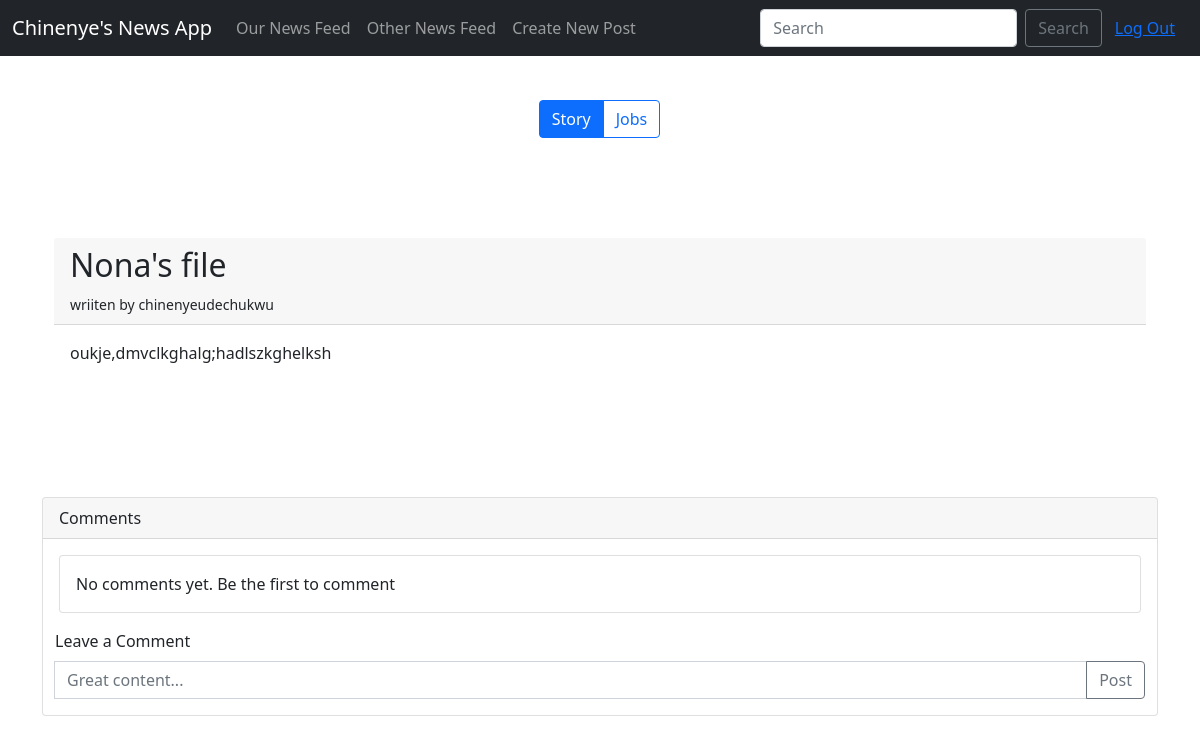
/1 (signed in), run on an earlier commit of the app's database.
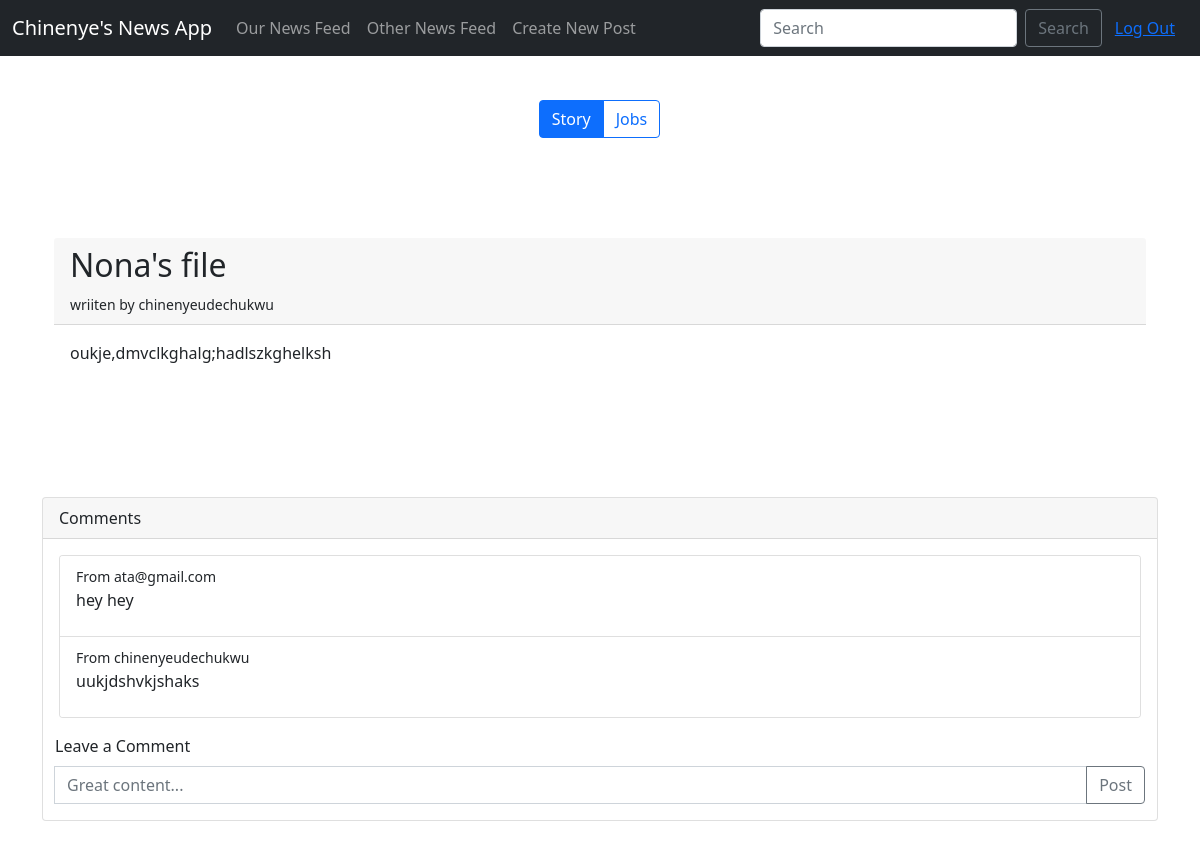
And on a later commit of the database.
### newsapi/models.py (models this page shows, shortened)
class Comments(models.Model):
    type = models.CharField(_("article type"), max_length=10, choices=ARTICLE_CHOICES, default="comment")
    by = models.ForeignKey(User, verbose_name=_("Author"), on_delete=models.CASCADE)
    time = models.DateTimeField(_("Time Created"), auto_now=True)
    parent = models.ForeignKey(OurNews, verbose_name=_("Article"), on_delete=models.CASCADE)
    text = models.CharField(_("Comment"), max_length=250)

### newsapi/views.py (the view)
# urls.py: path("<int:news_id>", views.our_news_details, name="our_news_details"),
@login_required
def our_news_details(request, news_id):
    our_news = get_object_or_404(OurNews, id=news_id)
    comments = Comments.objects.filter(parent=our_news).order_by('time')
    return render(request, 'newsapi/our_news_details.html', {'news': our_news, "comments": comments})

### newsapi/templates/newsapi/our_news_details.html (shortened to what this page needs)
{% extends 'base.html' %}
{% load static %}
{% block content %}
    <div class="container" style="margin-top: 100px;">
        <div class="card-header">
            <h2>{{news.title}}</h2>
        <small> wriiten by {{news.by}}</small>
        </div>
        <div class="card-body">
         <p>{{news.content}}</p>
         </div>
    </div>
    <div class="card" style="margin-top: 100px; margin-bottom: 100px;">
        <div class="card-header">
            Comments
        </div>
        <div class="card-body">
            <div class="card" >
                {% if comments %}
                <ul class="list-group list-group-flush">
                    {% for comment in comments %}
                        <li class="list-group-item">
                            <small>From {{comment.by}}</small>
                            <p>{{comment.text}}</p>
                        </li>
                    {% endfor %}
                </ul>
                {% else %}
                <div class="card-body">
                    <p class="card-text"> No comments yet. Be the first to comment</p>
                </div>
                {% endif %}
              </div>
        </div>
        <div class="container">
            <form method="post" action="" id="form-comment">
                <label for="exampleFormControlInput1" class="form-label" >Leave a Comment</label>
                <div class="mb-3 input-group">
                    <input type="text" class="form-control" id="comment_text" placeholder="Great content...">
                    <button class="btn btn-outline-secondary" type="submit" id="comment-btn">Post</button>
                </div>
            </form>
        </div>
{% endblock %}

What changed in the data, as far as the page shows it:
added Comments: by "ata@gmail.com", text "hey hey"
added Comments: by "chinenyeudechukwu", text "uukjdshvkjshaks"
Also different on the page:
text no longer shown: "No comments yet. Be the first to comment"
